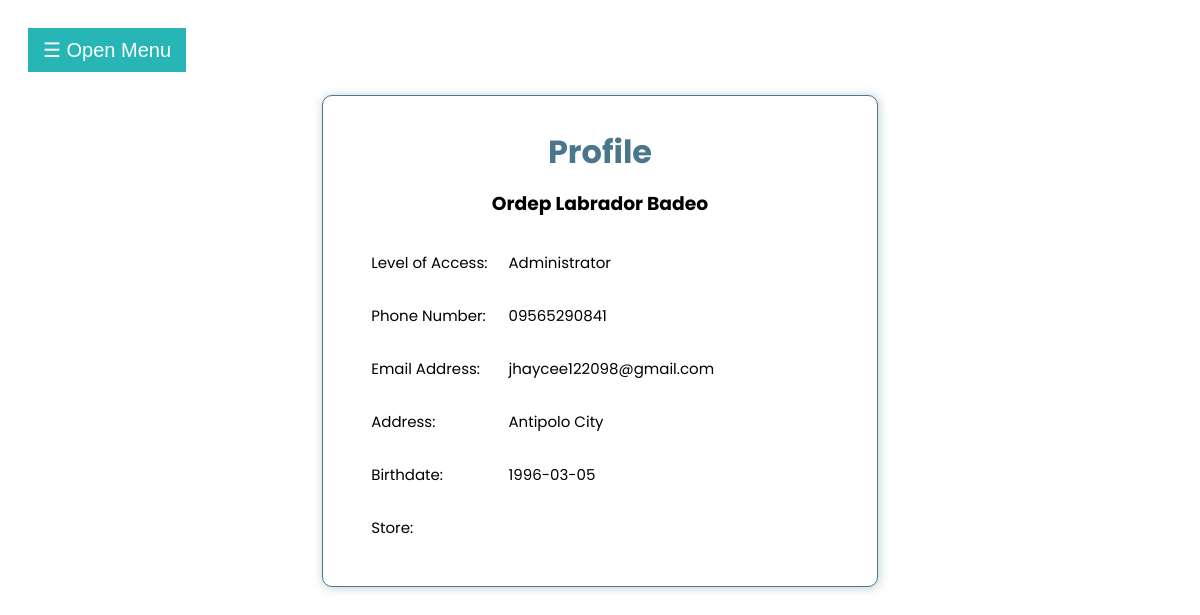
Page /Branch/Branch-Homepage/branch-homepage.php (signed in) on the committed database.
### tables this page shows
CREATE TABLE `tbl_user` (
  `id` int(11) NOT NULL,
  `username` varchar(250) NOT NULL,
  `password` varchar(250) NOT NULL,
  `firstname` varchar(250) NOT NULL,
  `lastname` varchar(250) NOT NULL,
  `middlename` varchar(250) NOT NULL,
  `address` varchar(250) NOT NULL,
  `birthdate` date NOT NULL,
  `contactnumber` varchar(250) NOT NULL,
  `email` varchar(255) NOT NULL,
  `loa` varchar(20) NOT NULL,
  `store` varchar(255) NOT NULL
);

### Branch/Branch-Homepage/branch-homepage.php (the view, shortened to what this page needs)
<?php
    $db = mysqli_connect('localhost', 'root', '', 'warehouse_management_system');
    $username = $_SESSION['username'];
?>
<!DOCTYPE html>
<html lang="en">
<head>
    <link rel="stylesheet" href="../CSS/branch-profile.css">
    <link rel="stylesheet" href="https://cdnjs.cloudflare.com/ajax/libs/font-awesome/4.7.0/css/font-awesome.min.css">
</head>
<body>
    <div id="main">
        <button class="openbtn" onclick="openNav()">&#9776; Open Menu</button>
        <div class="container">
            <h1 class="profile-header">Profile</h1>
            <?php
                $sql = "SELECT * FROM tbl_user WHERE username='$username'";
                $result = $db->query($sql);
                if ($result->num_rows > 0) {
                    while($row = $result->fetch_assoc()) {
                        ?>
                            <h3 class="name"><?php echo $row['firstname'] . " " . $row['middlename'] . " " . $row['lastname'];?></h3>
                            <div class="div-info">
                                <p class="info" style="">Level of Access: </p>
                                <p class="info1"><?php echo $row['loa'];?></p>
                            </div>
                            <div class="div-info">
                                <p class="info">Phone Number: </p>
                                <p class="info1"><?php echo $row['contactnumber'];?></p>
                            </div>
                            <div class="div-info">
                                <p class="info">Email Address: </p>
                                <p class="info1"><?php echo $row['email'];?></p>
                            </div>
                            <div class="div-info">
                                <p class="info">Address: </p>
                                <p class="info1"><?php echo $row['address'];?></p>
                            </div>
                            <div class="div-info">
                                <p class="info">Birthdate: </p>
                                <p class="info1"><?php echo $row['birthdate'];?></p>
                            </div>
                            <div class="div-info">
                                <p class="info">Store: </p>
                            </div>
                        <?php
                    }
                }
            ?>
        </div>
    </div>
</body>
</html>

### Branch/CSS/branch-profile.css (style rules this page uses)
body { font-family: 'Poppins', sans-serif; }
.openbtn { font-size: 20px; cursor: pointer; background-color: #28B5B5; color: white; padding: 10px 15px; border: none; }
#main { transition: margin-left .5s; padding: 20px; }
.container { background-color: #fff; border: 1px solid #4B778D; border-radius: 10px; box-shadow: 1px 1px 10px 1px rgb(75, 119, 141, 30%); width: 40%; margin: 2% auto; padding: 2rem 3rem; }
.profile-header { color: #4B778D; text-align: center; margin: 0 0 0.8rem; }
.name { margin-top: 5px; text-align: center; }
.div-info { display: flex; }
.info { font-size: 15px; width: 30%; }
.info1 { font-size: 15px; margin-right: 5px; }

### rows in the picture
tbl_user: firstname "Ordep", middlename "Labrador", lastname "Badeo", loa "Administrator", contactnumber "09565290841", email "jhaycee122098@gmail.com", address "Antipolo City", birthdate "1996-03-05"
